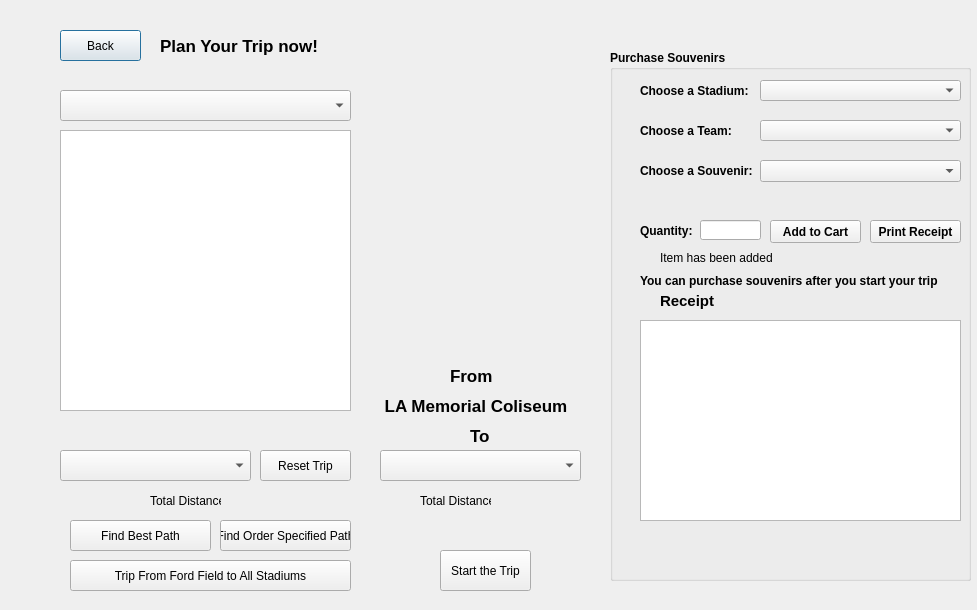
<?xml version="1.0" encoding="UTF-8"?>
<ui version="4.0">
 <class>CustomTrip</class>
 <widget class="QDialog" name="CustomTrip">
  <property name="geometry">
   <rect>
    <x>0</x>
    <y>0</y>
    <width>977</width>
    <height>610</height>
   </rect>
  </property>
  <property name="windowTitle">
   <string>Dialog</string>
  </property>
  <widget class="QLabel" name="label_welcome">
   <property name="geometry">
    <rect>
     <x>160</x>
     <y>30</y>
     <width>191</width>
     <height>31</height>
    </rect>
   </property>
   <property name="font">
    <font>
     <pointsize>13</pointsize>
     <weight>75</weight>
     <bold>true</bold>
    </font>
   </property>
   <property name="text">
    <string>Plan Your Trip now!</string>
   </property>
  </widget>
  <widget class="QPushButton" name="pushButton_back">
   <property name="geometry">
    <rect>
     <x>60</x>
     <y>30</y>
     <width>81</width>
     <height>31</height>
    </rect>
   </property>
   <property name="text">
    <string>Back</string>
   </property>
  </widget>
  <widget class="QGroupBox" name="groupBox">
   <property name="geometry">
    <rect>
     <x>610</x>
     <y>50</y>
     <width>361</width>
     <height>531</height>
    </rect>
   </property>
   <property name="font">
    <font>
     <weight>75</weight>
     <bold>true</bold>
    </font>
   </property>
   <property name="title">
    <string>Purchase Souvenirs</string>
   </property>
   <widget class="QLabel" name="label">
    <property name="geometry">
     <rect>
      <x>30</x>
      <y>30</y>
      <width>121</width>
      <height>21</height>
     </rect>
    </property>
    <property name="text">
     <string>Choose a Stadium:</string>
    </property>
   </widget>
   <widget class="QComboBox" name="comboBox_stadiums">
    <property name="geometry">
     <rect>
      <x>150</x>
      <y>30</y>
      <width>201</width>
      <height>21</height>
     </rect>
    </property>
   </widget>
   <widget class="QLabel" name="label_2">
    <property name="geometry">
     <rect>
      <x>30</x>
      <y>110</y>
      <width>121</width>
      <height>21</height>
     </rect>
    </property>
    <property name="text">
     <string>Choose a Souvenir:</string>
    </property>
   </widget>
   <widget class="QComboBox" name="comboBox_souvenirs">
    <property name="geometry">
     <rect>
      <x>150</x>
      <y>110</y>
      <width>201</width>
      <height>22</height>
     </rect>
    </property>
   </widget>
   <widget class="QLabel" name="label_3">
    <property name="geometry">
     <rect>
      <x>30</x>
      <y>170</y>
      <width>121</width>
      <height>21</height>
     </rect>
    </property>
    <property name="text">
     <string>Quantity:</string>
    </property>
   </widget>
   <widget class="QLineEdit" name="lineEdit_quantity">
    <property name="geometry">
     <rect>
      <x>90</x>
      <y>170</y>
      <width>61</width>
      <height>20</height>
     </rect>
    </property>
   </widget>
   <widget class="QPushButton" name="pushButton_add">
    <property name="geometry">
     <rect>
      <x>160</x>
      <y>170</y>
      <width>91</width>
      <height>23</height>
     </rect>
    </property>
    <property name="text">
     <string>Add to Cart</string>
    </property>
   </widget>
   <widget class="QPushButton" name="pushButton_print">
    <property name="geometry">
     <rect>
      <x>260</x>
      <y>170</y>
      <width>91</width>
      <height>23</height>
     </rect>
    </property>
    <property name="text">
     <string>Print Receipt</string>
    </property>
   </widget>
   <widget class="QTableWidget" name="tableWidget_receipt">
    <property name="geometry">
     <rect>
      <x>30</x>
      <y>270</y>
      <width>321</width>
      <height>201</height>
     </rect>
    </property>
   </widget>
   <widget class="QLabel" name="label_add">
    <property name="geometry">
     <rect>
      <x>50</x>
      <y>200</y>
      <width>131</width>
      <height>16</height>
     </rect>
    </property>
    <property name="font">
     <font>
      <weight>50</weight>
      <bold>false</bold>
     </font>
    </property>
    <property name="text">
     <string>Item has been added</string>
    </property>
   </widget>
   <widget class="QLabel" name="label_4">
    <property name="geometry">
     <rect>
      <x>50</x>
      <y>240</y>
      <width>81</width>
      <height>21</height>
     </rect>
    </property>
    <property name="font">
     <font>
      <pointsize>11</pointsize>
     </font>
    </property>
    <property name="text">
     <string>Receipt</string>
    </property>
   </widget>
   <widget class="QLabel" name="label_5">
    <property name="geometry">
     <rect>
      <x>30</x>
      <y>70</y>
      <width>121</width>
      <height>21</height>
     </rect>
    </property>
    <property name="text">
     <string>Choose a Team:</string>
    </property>
   </widget>
   <widget class="QComboBox" name="comboBox_teams">
    <property name="geometry">
     <rect>
      <x>150</x>
      <y>70</y>
      <width>201</width>
      <height>21</height>
     </rect>
    </property>
   </widget>
   <widget class="QLabel" name="totalLabel">
    <property name="geometry">
     <rect>
      <x>220</x>
      <y>480</y>
      <width>131</width>
      <height>31</height>
     </rect>
    </property>
    <property name="font">
     <font>
      <pointsize>9</pointsize>
      <weight>50</weight>
      <bold>false</bold>
     </font>
    </property>
    <property name="text">
     <string/>
    </property>
   </widget>
   <widget class="QLabel" name="label_first">
    <property name="geometry">
     <rect>
      <x>30</x>
      <y>200</y>
      <width>321</width>
      <height>61</height>
     </rect>
    </property>
    <property name="font">
     <font>
      <pointsize>9</pointsize>
     </font>
    </property>
    <property name="text">
     <string>You can purchase souvenirs after you start your trip</string>
    </property>
   </widget>
  </widget>
  <widget class="QPushButton" name="pushButton">
   <property name="geometry">
    <rect>
     <x>440</x>
     <y>550</y>
     <width>91</width>
     <height>41</height>
    </rect>
   </property>
   <property name="text">
    <string>Start the Trip</string>
   </property>
  </widget>
  <widget class="QComboBox" name="comboBox_AllStadiums">
   <property name="geometry">
    <rect>
     <x>60</x>
     <y>90</y>
     <width>291</width>
     <height>31</height>
    </rect>
   </property>
  </widget>
  <widget class="QTableWidget" name="tableWidget_selectedStadiums">
   <property name="geometry">
    <rect>
     <x>60</x>
     <y>130</y>
     <width>291</width>
     <height>281</height>
    </rect>
   </property>
  </widget>
  <widget class="QPushButton" name="pushButton_findPath">
   <property name="geometry">
    <rect>
     <x>70</x>
     <y>520</y>
     <width>141</width>
     <height>31</height>
    </rect>
   </property>
   <property name="text">
    <string>Find Best Path</string>
   </property>
  </widget>
  <widget class="QLabel" name="labelWarning">
   <property name="geometry">
    <rect>
     <x>60</x>
     <y>420</y>
     <width>311</width>
     <height>21</height>
    </rect>
   </property>
   <property name="text">
    <string/>
   </property>
  </widget>
  <widget class="QComboBox" name="comboBox_StartingPoint">
   <property name="geometry">
    <rect>
     <x>60</x>
     <y>450</y>
     <width>191</width>
     <height>31</height>
    </rect>
   </property>
  </widget>
  <widget class="QLabel" name="label_6">
   <property name="geometry">
    <rect>
     <x>150</x>
     <y>490</y>
     <width>71</width>
     <height>21</height>
    </rect>
   </property>
   <property name="text">
    <string>Total Distance</string>
   </property>
  </widget>
  <widget class="QLabel" name="label_totalDist">
   <property name="geometry">
    <rect>
     <x>230</x>
     <y>490</y>
     <width>51</width>
     <height>20</height>
    </rect>
   </property>
   <property name="text">
    <string/>
   </property>
  </widget>
  <widget class="QPushButton" name="pushButton_2">
   <property name="geometry">
    <rect>
     <x>70</x>
     <y>560</y>
     <width>281</width>
     <height>31</height>
    </rect>
   </property>
   <property name="text">
    <string>Trip From Ford Field to All Stadiums</string>
   </property>
  </widget>
  <widget class="QPushButton" name="pushButton_resetTrip">
   <property name="geometry">
    <rect>
     <x>260</x>
     <y>450</y>
     <width>91</width>
     <height>31</height>
    </rect>
   </property>
   <property name="text">
    <string>Reset Trip</string>
   </property>
  </widget>
  <widget class="QPushButton" name="pushButton_orderedTrip">
   <property name="geometry">
    <rect>
     <x>220</x>
     <y>520</y>
     <width>131</width>
     <height>31</height>
    </rect>
   </property>
   <property name="text">
    <string>Find Order Specified Path</string>
   </property>
  </widget>
  <widget class="QLabel" name="label_welcome_2">
   <property name="geometry">
    <rect>
     <x>380</x>
     <y>390</y>
     <width>201</width>
     <height>31</height>
    </rect>
   </property>
   <property name="font">
    <font>
     <pointsize>13</pointsize>
     <weight>75</weight>
     <bold>true</bold>
    </font>
   </property>
   <property name="text">
    <string> LA Memorial Coliseum</string>
   </property>
  </widget>
  <widget class="QLabel" name="label_welcome_3">
   <property name="geometry">
    <rect>
     <x>450</x>
     <y>360</y>
     <width>51</width>
     <height>31</height>
    </rect>
   </property>
   <property name="font">
    <font>
     <pointsize>13</pointsize>
     <weight>75</weight>
     <bold>true</bold>
    </font>
   </property>
   <property name="text">
    <string>From</string>
   </property>
  </widget>
  <widget class="QLabel" name="label_welcome_4">
   <property name="geometry">
    <rect>
     <x>470</x>
     <y>420</y>
     <width>21</width>
     <height>31</height>
    </rect>
   </property>
   <property name="font">
    <font>
     <pointsize>13</pointsize>
     <weight>75</weight>
     <bold>true</bold>
    </font>
   </property>
   <property name="text">
    <string>To</string>
   </property>
  </widget>
  <widget class="QComboBox" name="comboBox_LADest">
   <property name="geometry">
    <rect>
     <x>380</x>
     <y>450</y>
     <width>201</width>
     <height>31</height>
    </rect>
   </property>
  </widget>
  <widget class="QLabel" name="label_totalDist_2">
   <property name="geometry">
    <rect>
     <x>500</x>
     <y>490</y>
     <width>51</width>
     <height>20</height>
    </rect>
   </property>
   <property name="text">
    <string/>
   </property>
  </widget>
  <widget class="QLabel" name="label_14">
   <property name="geometry">
    <rect>
     <x>420</x>
     <y>490</y>
     <width>71</width>
     <height>21</height>
    </rect>
   </property>
   <property name="text">
    <string>Total Distance</string>
   </property>
  </widget>
 </widget>
 <resources/>
 <connections/>
</ui>
